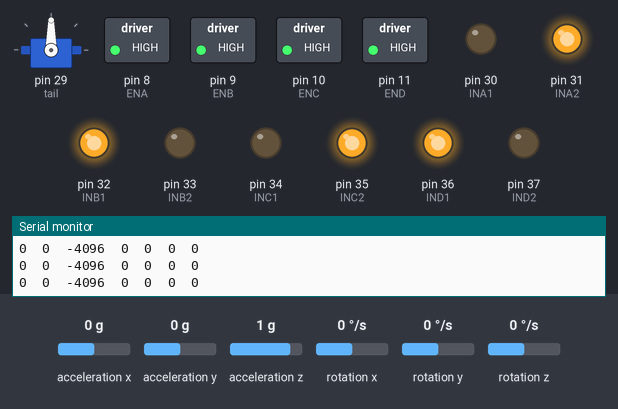
Bench run of a sketch on a simulated Arduino Mega 2560, built with avr-gcc and run on an emulated ATmega2560. On the bench: servo, switched loads named in the sketch (green lamp = pin HIGH), output pins drawn as LEDs (lit = HIGH), the last lines printed to the serial monitor. Wiring (inferred from the names in the program): MPU-6050 motion sensor at I2C address 0x68. The inputs (shaded band) are chosen by the test bench; at power-on: rotation y 0 °/s, acceleration x 0 g, acceleration z 1 g, rotation x 0 °/s, acceleration y 0 g, rotation z 0 °/s.

Above: at 1.2 s.
1.3 s: rotation y set to -4 °/s
At 1.7 s:
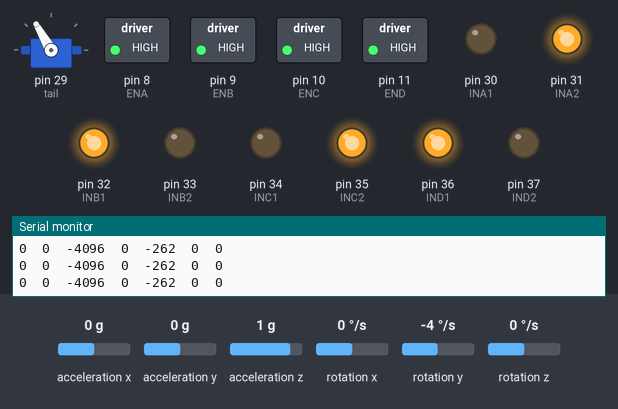
2.8 s: acceleration x set to -1.4 g
5.8 s: acceleration z set to -1.4 g
8.8 s: rotation x set to -192 °/s
Timing chart, 0 to 12.8 s (numbered marks = the images above; inputs shaded):
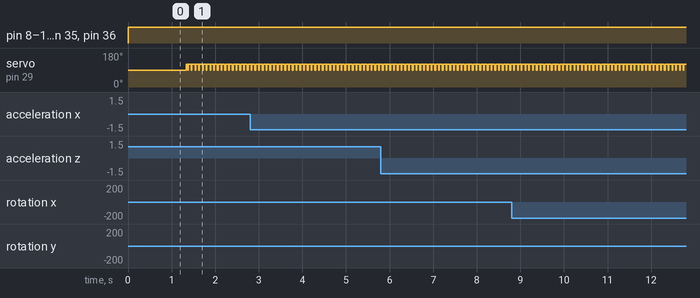

Measured:
- the behaviour switches between -2 and -3 °/s on rotation y (found by bisection; images 0 and 1)
- after the input at 1.3 s, servo on pin 29 (tail): alternates 120° for 0.07 s and 90° for 0.02 s, starting at once

The sketch:

tail_experience_230906.ino
```cpp
#include <Wire.h>
#include <Servo.h>

Servo tail;

// IMU 변수 선언
const int MPU_addr=0x68;  // I2C address of the MPU-6050
int16_t AcX,AcY,AcZ,Tmp,GyX,GyY,GyZ;
int16_t offsets[] = {-2974, -1529, 1862, 91, -3, 34};

// MOTOR 변수 선언
int ENA = 8;
int ENB = 9;
int ENC = 10;
int END = 11;
// HIGH, LOW : UP & LOW, HIGH : DOWN
int INA1 = 30;
int INA2 = 31;
int INB1 = 32;
int INB2 = 33;
int INC1 = 34;
int INC2 = 35;
int IND1 = 36;
int IND2 = 37;

// gate sensor 선언
const int gatePin = 7;

// case variable
int cnt=0;

int theta = 0;    // variable to store the servo position


void setup_imu(int bitlate)
{
  Wire.begin();
  init_MPU6050();
  Serial.begin(bitlate);
  Serial.print("AcX");
  Serial.print("\t");
  Serial.print("AcY");
  Serial.print("\t");
  Serial.print("AcZ");
  Serial.print("\t");
  Serial.print("GyX");
  Serial.print("\t");
  Serial.print("GyY");
  Serial.print("\t");
  Serial.print("GyZ");
  Serial.print("\t");
  Serial.println("theta");
}

void setup_motor()
{
  pinMode(ENA, OUTPUT);
  pinMode(INA1, OUTPUT);
  pinMode(INA2, OUTPUT);

  pinMode(ENB, OUTPUT);
  pinMode(INB1, OUTPUT);
  pinMode(INB2, OUTPUT);

  pinMode(ENC, OUTPUT);
  pinMode(INC1, OUTPUT);
  pinMode(INC2, OUTPUT);

  pinMode(END, OUTPUT);
  pinMode(IND1, OUTPUT);
  pinMode(IND2, OUTPUT);

  digitalWrite(ENA, HIGH);
  digitalWrite(ENB, HIGH);
  digitalWrite(ENC, HIGH);
  digitalWrite(END, HIGH);

  analogWrite(ENA, 100);
  analogWrite(ENB, 100);
  analogWrite(ENC, 100);
  analogWrite(END, 100);
}

void setup_gate()
{
  pinMode(gatePin, INPUT);
}

void init_MPU6050(){
  //MPU6050 Initializing & Reset
  Wire.beginTransmission(MPU_addr);
  Wire.write(0x6B);  // PWR_MGMT_1 register
  Wire.write(0);     // set to zero (wakes up the MPU-6050)
  Wire.endTransmission(true);

  //MPU6050 Clock Type
  Wire.beginTransmission(MPU_addr);
  Wire.write(0x6B);  // PWR_MGMT_1 register
  Wire.write(0x03);     // Selection Clock 'PLL with Z axis gyroscope reference'
  Wire.endTransmission(true);

  //MPU6050 Gyroscope Configuration Setting
  Wire.beginTransmission(MPU_addr);
  Wire.write(0x1B);  // Gyroscope Configuration register
  //Wire.write(0x00);     // FS_SEL=0, Full Scale Range = +/- 250 [degree/sec]
  Wire.write(0x08);     // FS_SEL=1, Full Scale Range = +/- 500 [degree/sec]
  //Wire.write(0x10);     // FS_SEL=2, Full Scale Range = +/- 1000 [degree/sec]
  //Wire.write(0x18);     // FS_SEL=3, Full Scale Range = +/- 2000 [degree/sec]
  Wire.endTransmission(true);

  //MPU6050 Accelerometer Configuration Setting
  Wire.beginTransmission(MPU_addr);
  Wire.write(0x1C);  // Accelerometer Configuration register
  //Wire.write(0x00);     // AFS_SEL=0, Full Scale Range = +/- 2 [g]
  //Wire.write(0x08);     // AFS_SEL=1, Full Scale Range = +/- 4 [g]
  Wire.write(0x10);     // AFS_SEL=2, Full Scale Range = +/- 8 [g]
  //Wire.write(0x18);     // AFS_SEL=3, Full Scale Range = +/- 10 [g]
  Wire.endTransmission(true);

  //MPU6050 DLPF(Digital Low Pass Filter)
  Wire.beginTransmission(MPU_addr);
  Wire.write(0x1A);  // DLPF_CFG register
  //Wire.write(0x00);     // Accel BW 260Hz, Delay 0ms / Gyro BW 256Hz, Delay 0.98ms, Fs 8KHz
  //Wire.write(0x01);     // Accel BW 184Hz, Delay 2ms / Gyro BW 188Hz, Delay 1.9ms, Fs 1KHz
  //Wire.write(0x02);     // Accel BW 94Hz, Delay 3ms / Gyro BW 98Hz, Delay 2.8ms, Fs 1KHz
  //Wire.write(0x03);     // Accel BW 44Hz, Delay 4.9ms / Gyro BW 42Hz, Delay 4.8ms, Fs 1KHz
  //Wire.write(0x04);     // Accel BW 21Hz, Delay 8.5ms / Gyro BW 20Hz, Delay 8.3ms, Fs 1KHz
  //Wire.write(0x05);     // Accel BW 10Hz, Delay 13.8ms / Gyro BW 10Hz, Delay 13.4ms, Fs 1KHz
  Wire.write(0x06);     // Accel BW 5Hz, Delay 19ms / Gyro BW 5Hz, Delay 18.6ms, Fs 1KHz
  Wire.endTransmission(true);
}

void read_imu()
{
  Wire.beginTransmission(MPU_addr);
  Wire.write(0x3B);  // starting with register 0x3B (ACCEL_XOUT_H)
  Wire.endTransmission(false);
  Wire.requestFrom(MPU_addr,14,true);  // request a total of 14 registers
  AcX=Wire.read()<<8|Wire.read();  // 0x3B (ACCEL_XOUT_H) & 0x3C (ACCEL_XOUT_L)
  AcY=Wire.read()<<8|Wire.read();  // 0x3D (ACCEL_YOUT_H) & 0x3E (ACCEL_YOUT_L)
  AcZ=Wire.read()<<8|Wire.read();  // 0x3F (ACCEL_ZOUT_H) & 0x40 (ACCEL_ZOUT_L)
  AcZ *= -1;
  Tmp=Wire.read()<<8|Wire.read();  // 0x41 (TEMP_OUT_H) & 0x42 (TEMP_OUT_L)
  GyX=Wire.read()<<8|Wire.read();  // 0x43 (GYRO_XOUT_H) & 0x44 (GYRO_XOUT_L)
  GyY=Wire.read()<<8|Wire.read();  // 0x45 (GYRO_YOUT_H) & 0x46 (GYRO_YOUT_L)
  GyZ=Wire.read()<<8|Wire.read();  // 0x47 (GYRO_ZOUT_H) & 0x48 (GYRO_ZOUT_L)
  theta=atan(-AcX / sqrt(pow(AcY, 2) + pow(AcZ, 2)));
}

void imu_serial()
{
  //Serial.print("AcX = ");
  Serial.print(AcX);
  Serial.print("\t");
  //Serial.print(" | AcY = ");
  Serial.print(AcY);
  Serial.print("\t");
  //Serial.print(" | AcZ = ");
  Serial.print(AcZ);
  Serial.print("\t");
  //Serial.print(" | Tmp = "); Serial.print(Tmp/340.00+36.53);  //equation for temperature in degrees C from datasheet
  //Serial.print(" | GyX = ");
  Serial.print(GyX);
  Serial.print("\t");
  //Serial.print(" | GyY = ");
  Serial.print(GyY);
  Serial.print("\t");
  //Serial.print(" | GyZ = ");
  Serial.print(GyZ);
  Serial.print("\t");
  Serial.println(theta);
  delay(10);
}

void mc(int fb, int di,int v)
{
  if(fb == 1){//앞바퀴
    if(di == 1){//정회전
      analogWrite(ENA, v);
      analogWrite(ENB, v);

      digitalWrite(INA1, LOW);
      digitalWrite(INA2, HIGH);
      digitalWrite(INB1, HIGH);
      digitalWrite(INB2, LOW);
    }else{
      analogWrite(ENA, v);
      analogWrite(ENB, v);

      digitalWrite(INA1, HIGH);
      digitalWrite(INA2, LOW);
      digitalWrite(INB1, LOW);
      digitalWrite(INB2, HIGH);
    }
  }else{//뒷바퀴
    if(di== 1){//정회전
      analogWrite(ENC, v);
      analogWrite(END, v);

      digitalWrite(INC1, LOW);
      digitalWrite(INC2, HIGH);
      digitalWrite(IND1, HIGH);
      digitalWrite(IND2, LOW);
    }else{//역회전
      analogWrite(ENC, v);
      analogWrite(END, v);

      digitalWrite(INC1, HIGH);
      digitalWrite(INC2, LOW);
      digitalWrite(IND1, LOW);
      digitalWrite(IND2, HIGH);
    }
  }
}


void setup() {
  tail.attach(29);
  setup_motor();
  setup_imu(9600);
  setup_gate();
}

void loop() {
  switch(cnt)
  {
    case 2:
    // 앞바퀴(1) : 정회전(1), 뒷바퀴(0) : 역회전(0)
      mc(1,1,255);//바퀴, 방향, 속도
      mc(0,0,255);
      read_imu();
      imu_serial();
    //  Serial.println("case 2");
      break;

    case 3:
    // 앞바퀴(1) : 역회전(0), 뒷바퀴(0) : 정회전(1)
      mc(1,0,255);//바퀴, 방향, 속도
      mc(0,1,255);
      read_imu();
      imu_serial();
    //  Serial.println("case 3");
      break;

    case 4:
    // 앞바퀴(1) : 역회전(0), 뒷바퀴(0) : 역회전(0)
      mc(1, 0, 255);
      mc(0, 0, 255);
      read_imu();
      imu_serial();
    //  Serial.println("case 4");
      break;

    default:
    // 앞바퀴(1) : 정회전(1), 뒷바퀴(0) : 정회전(1)
      mc(1,1,255);//바퀴, 방향, 속도
      mc(0,1,255);
      read_imu();
      imu_serial();
    //  Serial.println("case 1");
      break;
  }

  if(GyY < -150)
  {
    tail.write(90);
    delay(15);
    tail.write(120);
    delay(15);
  }
}
```
